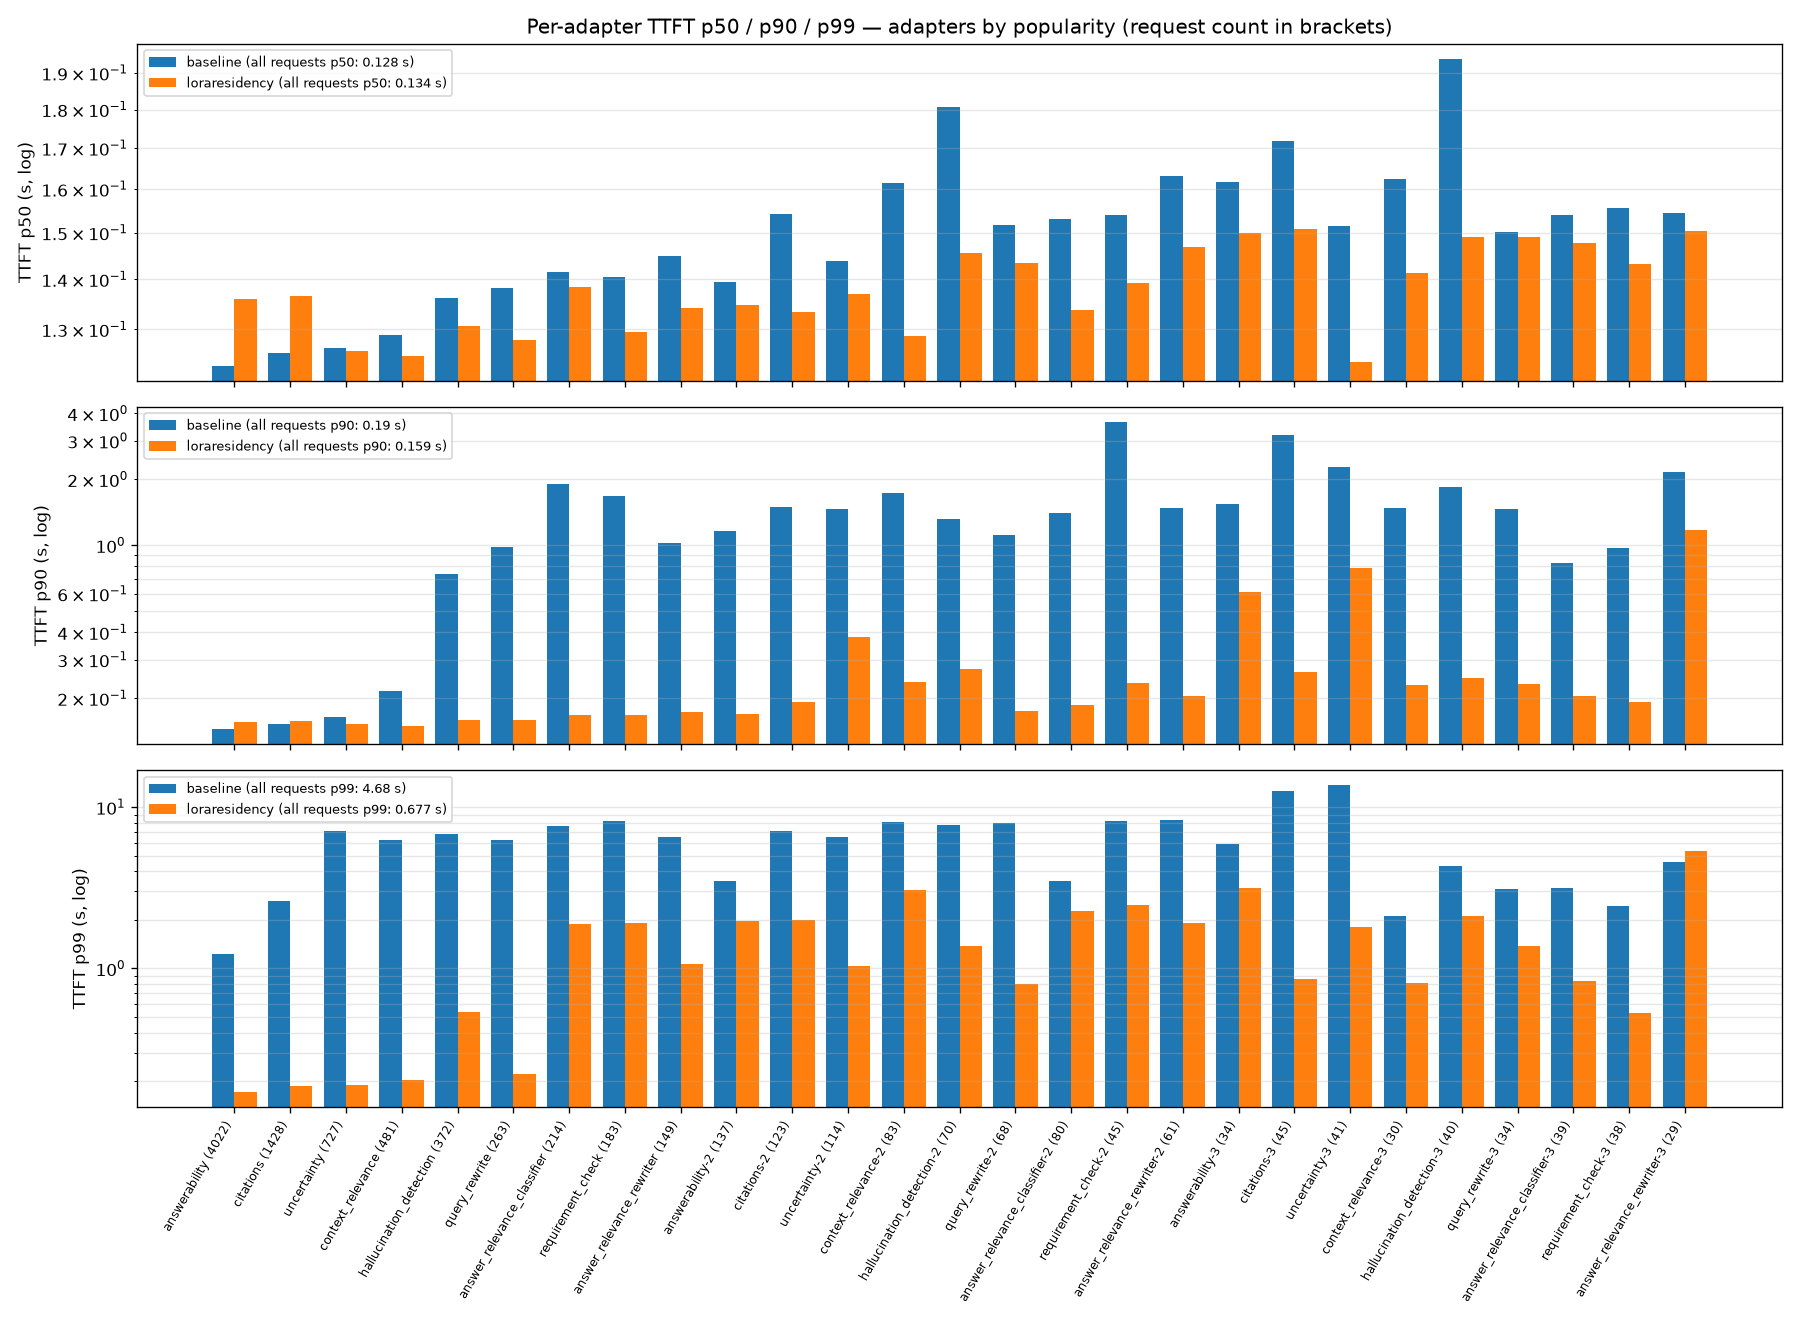

This chart was generated by the following Python code:
import numpy as np, pandas as pd, yaml
import matplotlib; matplotlib.use("Agg"); import matplotlib.pyplot as plt
ROOT = "/Users/kalantar/projects/go.workspace/src/github.com/kalantar-msb/lora-2"; OUT = f"{ROOT}/workspace/runs/l2-7/results_charts"
ns = {}; exec(open(f"{OUT}/analysis.py").read().split("C = {a: cells(a) for a in arms}")[0], ns)
arms, cells, load_cell, pct, COL = ns["arms"], ns["cells"], ns["load_cell"], ns["pct"], ns["COL"]
wl = "granite-27adapter.workload"
order = [c["adapter"] for c in yaml.safe_load(open(f"{ROOT}/workloads/{wl}.yaml"))["clients"]]
ok = {}
for a in arms:
    t = pd.concat([load_cell(d)["tr"] for d in cells(a)[wl]], ignore_index=True); ok[a] = t[t.status == "ok"]
tab = {a: ok[a].groupby("adapter").ttft_ms.agg(n="count", p50=lambda s: pct(s, 50), p90=lambda s: pct(s, 90), p99=lambda s: pct(s, 99)).reindex(order) for a in arms}
fig, axes = plt.subplots(3, 1, figsize=(15, 11), sharex=True)
xs = np.arange(len(order)); w = 0.8 / len(arms)
for ax, q in zip(axes, ("p50", "p90", "p99")):
    for i, a in enumerate(arms):
        ax.bar(xs + i * w, tab[a][q] / 1e3, w, color=COL.get(a), label=f"{a} (all requests {q}: {pct(ok[a].ttft_ms, int(q[1:]))/1e3:.3g} s)")
    ax.set_yscale("log"); ax.set_ylabel(f"TTFT {q} (s, log)"); ax.grid(axis="y", alpha=.3, which="both"); ax.legend(fontsize=8, loc="upper left")
axes[-1].set_xticks(xs + w * (len(arms) - 1) / 2)
axes[-1].set_xticklabels([f"{x} ({int(tab[arms[0]].loc[x, 'n'])})" for x in order], rotation=60, ha="right", fontsize=7)
axes[0].set_title("Per-adapter TTFT p50 / p90 / p99 — adapters by popularity (request count in brackets)")
fig.tight_layout(); p = f"{OUT}/per_adapter_ttft.png"; fig.savefig(p, dpi=120); print("Saved:", p)
